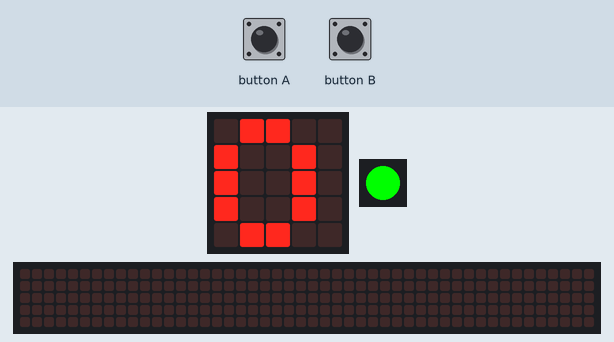
The program below on a simulated Calliope mini (MakeCode). On the bench: the board's 5×5 LED display, 1 RGB LEDs in strip order, left to right, a strip that is not on the board, showing the scrolling text unrolled. The inputs (shaded band) are chosen by the test bench. The 48×5 strip is a reading aid, not a part: it shows the text the display is scrolling, unrolled, one strip-width of it at a time.

Above: at 1.3 s.
1.4 s: button B pressed for 1 s
At 2.8 s:
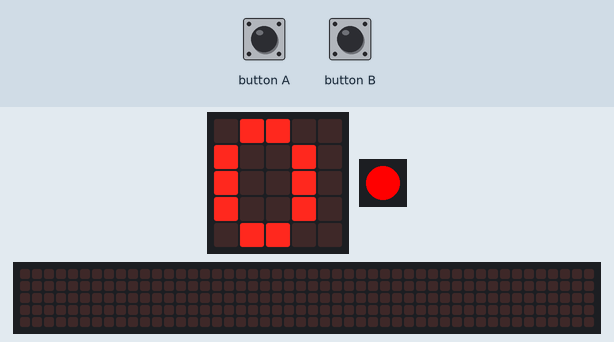
5.3 s: button A pressed for 1 s
At 7.0 s:
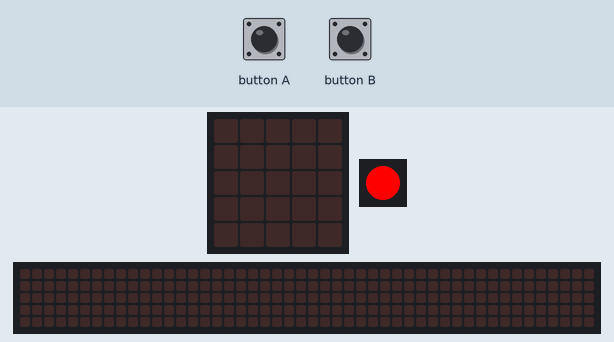
8.7 s: button B pressed for 3.2 s
At 13.28 s:
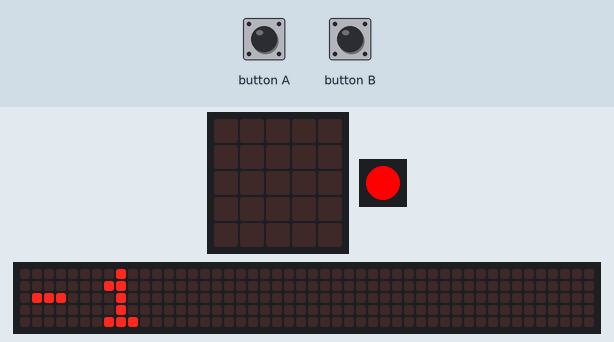
15.5 s: button A pressed for 3.2 s
At 20.0 s:
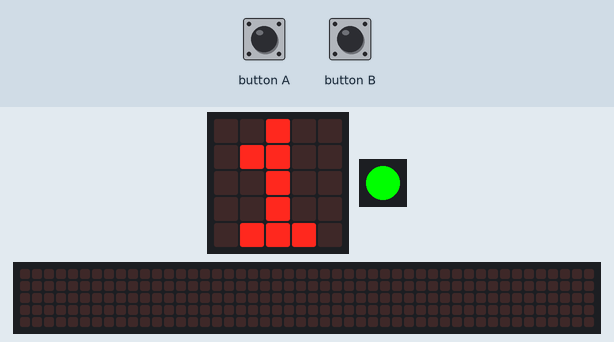
Timing chart, 0 to 21.5 s (numbered marks = the images above; inputs shaded):
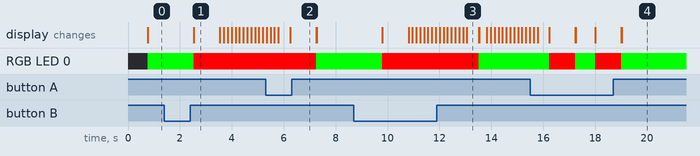

The program:

Personenzaehler.py
```python
Zähler = 0

def on_forever():
    global Zähler
    basic.show_number(Zähler)
    if input.button_is_pressed(Button.A):
        Zähler += 1
        basic.set_led_color(0xff0000)
        basic.pause(1000)
        basic.set_led_color(0x00ff00)
    else:
        if input.button_is_pressed(Button.B):
            Zähler += -1
            basic.pause(1000)
            basic.set_led_color(0xff0000)
            basic.pause(1000)
        else:
            basic.set_led_color(0x00ff00)
basic.forever(on_forever)
```

Measured:
- after the input at 1.4 s, RGB LED 0: RGB(0, 255, 0) → RGB(255, 0, 0) after 1.1 s
- after the input at 5.3 s, the display: first differs from a run without the input after 0.94 s (image 2)
- after the input at 8.7 s, RGB LED 0: RGB(0, 255, 0) → RGB(255, 0, 0) after 1.1 s, → RGB(0, 255, 0) 3.7 s later
- after the input at 15.5 s, the display: first differs from a run without the input after 0.73 s (image 4 shows a later state)
- what the display in image 1 shows lasts 1.0 s, from 2.5 s to 3.5 s
- what the display in image 3 shows lasts 0.4 s, from 13.1 s to 13.5 s
